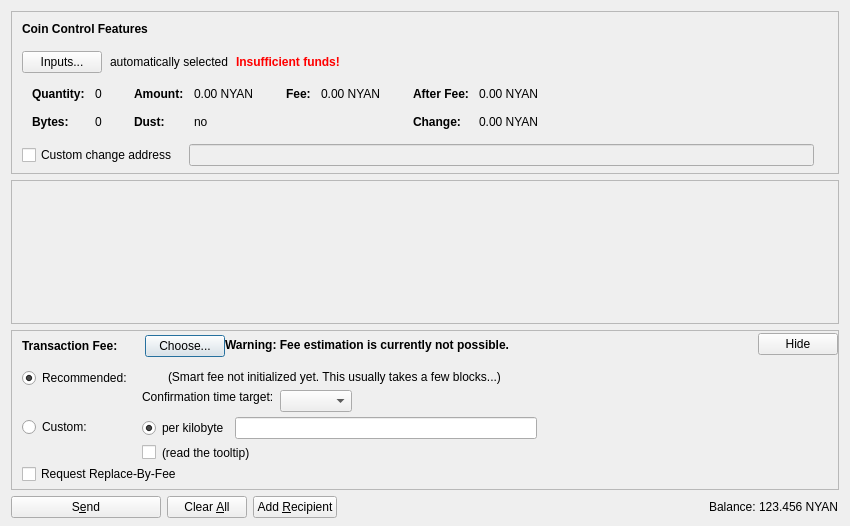
<?xml version="1.0" encoding="UTF-8"?>
<ui version="4.0">
 <class>SendCoinsDialog</class>
 <widget class="QDialog" name="SendCoinsDialog">
  <property name="geometry">
   <rect>
    <x>0</x>
    <y>0</y>
    <width>850</width>
    <height>526</height>
   </rect>
  </property>
  <property name="windowTitle">
   <string>Send Coins</string>
  </property>
  <layout class="QVBoxLayout" name="verticalLayout" stretch="0,1,0,0">
   <property name="bottomMargin">
    <number>8</number>
   </property>
   <item>
    <widget class="QFrame" name="frameCoinControl">
     <property name="sizePolicy">
      <sizepolicy hsizetype="Expanding" vsizetype="Expanding">
       <horstretch>0</horstretch>
       <verstretch>0</verstretch>
      </sizepolicy>
     </property>
     <property name="maximumSize">
      <size>
       <width>16777215</width>
       <height>16777215</height>
      </size>
     </property>
     <property name="frameShape">
      <enum>QFrame::StyledPanel</enum>
     </property>
     <property name="frameShadow">
      <enum>QFrame::Sunken</enum>
     </property>
     <layout class="QVBoxLayout" name="verticalLayoutCoinControl2">
      <property name="spacing">
       <number>0</number>
      </property>
      <property name="leftMargin">
       <number>0</number>
      </property>
      <property name="topMargin">
       <number>0</number>
      </property>
      <property name="rightMargin">
       <number>0</number>
      </property>
      <property name="bottomMargin">
       <number>6</number>
      </property>
      <item>
       <layout class="QVBoxLayout" name="verticalLayoutCoinControl" stretch="0,0,0,0,1">
        <property name="spacing">
         <number>0</number>
        </property>
        <property name="leftMargin">
         <number>10</number>
        </property>
        <property name="topMargin">
         <number>10</number>
        </property>
        <item>
         <layout class="QHBoxLayout" name="horizontalLayoutCoinControl1">
          <property name="bottomMargin">
           <number>15</number>
          </property>
          <item>
           <widget class="QLabel" name="labelCoinControlFeatures">
            <property name="sizePolicy">
             <sizepolicy hsizetype="Preferred" vsizetype="Maximum">
              <horstretch>0</horstretch>
              <verstretch>0</verstretch>
             </sizepolicy>
            </property>
            <property name="font">
             <font>
              <weight>75</weight>
              <bold>true</bold>
             </font>
            </property>
            <property name="styleSheet">
             <string notr="true">font-weight:bold;</string>
            </property>
            <property name="text">
             <string>Coin Control Features</string>
            </property>
           </widget>
          </item>
         </layout>
        </item>
        <item>
         <layout class="QHBoxLayout" name="horizontalLayoutCoinControl2" stretch="0,0,0,0">
          <property name="spacing">
           <number>8</number>
          </property>
          <property name="bottomMargin">
           <number>10</number>
          </property>
          <item>
           <widget class="QPushButton" name="pushButtonCoinControl">
            <property name="styleSheet">
             <string notr="true"/>
            </property>
            <property name="text">
             <string>Inputs...</string>
            </property>
            <property name="autoDefault">
             <bool>false</bool>
            </property>
           </widget>
          </item>
          <item>
           <widget class="QLabel" name="labelCoinControlAutomaticallySelected">
            <property name="text">
             <string>automatically selected</string>
            </property>
            <property name="margin">
             <number>5</number>
            </property>
           </widget>
          </item>
          <item>
           <widget class="QLabel" name="labelCoinControlInsuffFunds">
            <property name="font">
             <font>
              <weight>75</weight>
              <bold>true</bold>
             </font>
            </property>
            <property name="styleSheet">
             <string notr="true">color:red;font-weight:bold;</string>
            </property>
            <property name="text">
             <string>Insufficient funds!</string>
            </property>
            <property name="margin">
             <number>5</number>
            </property>
           </widget>
          </item>
          <item>
           <spacer name="horizontalSpacerCoinControl">
            <property name="orientation">
             <enum>Qt::Horizontal</enum>
            </property>
            <property name="sizeHint" stdset="0">
             <size>
              <width>40</width>
              <height>1</height>
             </size>
            </property>
           </spacer>
          </item>
         </layout>
        </item>
        <item>
         <widget class="QWidget" name="widgetCoinControl" native="true">
          <property name="sizePolicy">
           <sizepolicy hsizetype="Preferred" vsizetype="Preferred">
            <horstretch>0</horstretch>
            <verstretch>0</verstretch>
           </sizepolicy>
          </property>
          <property name="minimumSize">
           <size>
            <width>0</width>
            <height>0</height>
           </size>
          </property>
          <property name="styleSheet">
           <string notr="true"/>
          </property>
          <layout class="QHBoxLayout" name="horizontalLayoutCoinControl5">
           <property name="leftMargin">
            <number>0</number>
           </property>
           <property name="topMargin">
            <number>0</number>
           </property>
           <property name="rightMargin">
            <number>0</number>
           </property>
           <property name="bottomMargin">
            <number>0</number>
           </property>
           <item>
            <layout class="QHBoxLayout" name="horizontalLayoutCoinControl3" stretch="0,0,0,1">
             <property name="spacing">
              <number>20</number>
             </property>
             <property name="topMargin">
              <number>0</number>
             </property>
             <property name="bottomMargin">
              <number>10</number>
             </property>
             <item>
              <layout class="QFormLayout" name="formLayoutCoinControl1">
               <property name="horizontalSpacing">
                <number>10</number>
               </property>
               <property name="verticalSpacing">
                <number>14</number>
               </property>
               <property name="leftMargin">
                <number>10</number>
               </property>
               <property name="topMargin">
                <number>4</number>
               </property>
               <property name="rightMargin">
                <number>6</number>
               </property>
               <item row="0" column="0">
                <widget class="QLabel" name="labelCoinControlQuantityText">
                 <property name="font">
                  <font>
                   <weight>75</weight>
                   <bold>true</bold>
                  </font>
                 </property>
                 <property name="text">
                  <string>Quantity:</string>
                 </property>
                 <property name="margin">
                  <number>0</number>
                 </property>
                </widget>
               </item>
               <item row="0" column="1">
                <widget class="QLabel" name="labelCoinControlQuantity">
                 <property name="cursor">
                  <cursorShape>IBeamCursor</cursorShape>
                 </property>
                 <property name="contextMenuPolicy">
                  <enum>Qt::ActionsContextMenu</enum>
                 </property>
                 <property name="text">
                  <string notr="true">0</string>
                 </property>
                 <property name="margin">
                  <number>0</number>
                 </property>
                 <property name="textInteractionFlags">
                  <set>Qt::LinksAccessibleByMouse|Qt::TextSelectableByKeyboard|Qt::TextSelectableByMouse</set>
                 </property>
                </widget>
               </item>
               <item row="1" column="0">
                <widget class="QLabel" name="labelCoinControlBytesText">
                 <property name="font">
                  <font>
                   <weight>75</weight>
                   <bold>true</bold>
                  </font>
                 </property>
                 <property name="text">
                  <string>Bytes:</string>
                 </property>
                </widget>
               </item>
               <item row="1" column="1">
                <widget class="QLabel" name="labelCoinControlBytes">
                 <property name="cursor">
                  <cursorShape>IBeamCursor</cursorShape>
                 </property>
                 <property name="contextMenuPolicy">
                  <enum>Qt::ActionsContextMenu</enum>
                 </property>
                 <property name="text">
                  <string notr="true">0</string>
                 </property>
                 <property name="textInteractionFlags">
                  <set>Qt::LinksAccessibleByMouse|Qt::TextSelectableByKeyboard|Qt::TextSelectableByMouse</set>
                 </property>
                </widget>
               </item>
              </layout>
             </item>
             <item>
              <layout class="QFormLayout" name="formLayoutCoinControl2">
               <property name="horizontalSpacing">
                <number>10</number>
               </property>
               <property name="verticalSpacing">
                <number>14</number>
               </property>
               <property name="leftMargin">
                <number>6</number>
               </property>
               <property name="topMargin">
                <number>4</number>
               </property>
               <property name="rightMargin">
                <number>6</number>
               </property>
               <item row="0" column="0">
                <widget class="QLabel" name="labelCoinControlAmountText">
                 <property name="font">
                  <font>
                   <weight>75</weight>
                   <bold>true</bold>
                  </font>
                 </property>
                 <property name="text">
                  <string>Amount:</string>
                 </property>
                 <property name="margin">
                  <number>0</number>
                 </property>
                </widget>
               </item>
               <item row="0" column="1">
                <widget class="QLabel" name="labelCoinControlAmount">
                 <property name="cursor">
                  <cursorShape>IBeamCursor</cursorShape>
                 </property>
                 <property name="contextMenuPolicy">
                  <enum>Qt::ActionsContextMenu</enum>
                 </property>
                 <property name="text">
                  <string notr="true">0.00 NYAN</string>
                 </property>
                 <property name="textInteractionFlags">
                  <set>Qt::LinksAccessibleByMouse|Qt::TextSelectableByKeyboard|Qt::TextSelectableByMouse</set>
                 </property>
                </widget>
               </item>
               <item row="1" column="0">
                <widget class="QLabel" name="labelCoinControlLowOutputText">
                 <property name="font">
                  <font>
                   <weight>75</weight>
                   <bold>true</bold>
                  </font>
                 </property>
                 <property name="text">
                  <string>Dust:</string>
                 </property>
                </widget>
               </item>
               <item row="1" column="1">
                <widget class="QLabel" name="labelCoinControlLowOutput">
                 <property name="cursor">
                  <cursorShape>IBeamCursor</cursorShape>
                 </property>
                 <property name="contextMenuPolicy">
                  <enum>Qt::ActionsContextMenu</enum>
                 </property>
                 <property name="text">
                  <string notr="true">no</string>
                 </property>
                 <property name="textInteractionFlags">
                  <set>Qt::LinksAccessibleByMouse|Qt::TextSelectableByKeyboard|Qt::TextSelectableByMouse</set>
                 </property>
                </widget>
               </item>
              </layout>
             </item>
             <item>
              <layout class="QFormLayout" name="formLayoutCoinControl3">
               <property name="horizontalSpacing">
                <number>10</number>
               </property>
               <property name="verticalSpacing">
                <number>14</number>
               </property>
               <property name="leftMargin">
                <number>6</number>
               </property>
               <property name="topMargin">
                <number>4</number>
               </property>
               <property name="rightMargin">
                <number>6</number>
               </property>
               <item row="0" column="0">
                <widget class="QLabel" name="labelCoinControlFeeText">
                 <property name="font">
                  <font>
                   <weight>75</weight>
                   <bold>true</bold>
                  </font>
                 </property>
                 <property name="text">
                  <string>Fee:</string>
                 </property>
                 <property name="margin">
                  <number>0</number>
                 </property>
                </widget>
               </item>
               <item row="0" column="1">
                <widget class="QLabel" name="labelCoinControlFee">
                 <property name="cursor">
                  <cursorShape>IBeamCursor</cursorShape>
                 </property>
                 <property name="contextMenuPolicy">
                  <enum>Qt::ActionsContextMenu</enum>
                 </property>
                 <property name="text">
                  <string notr="true">0.00 NYAN</string>
                 </property>
                 <property name="textInteractionFlags">
                  <set>Qt::LinksAccessibleByMouse|Qt::TextSelectableByKeyboard|Qt::TextSelectableByMouse</set>
                 </property>
                </widget>
               </item>
              </layout>
             </item>
             <item>
              <layout class="QFormLayout" name="formLayoutCoinControl4">
               <property name="horizontalSpacing">
                <number>10</number>
               </property>
               <property name="verticalSpacing">
                <number>14</number>
               </property>
               <property name="leftMargin">
                <number>6</number>
               </property>
               <property name="topMargin">
                <number>4</number>
               </property>
               <property name="rightMargin">
                <number>6</number>
               </property>
               <item row="0" column="0">
                <widget class="QLabel" name="labelCoinControlAfterFeeText">
                 <property name="font">
                  <font>
                   <weight>75</weight>
                   <bold>true</bold>
                  </font>
                 </property>
                 <property name="text">
                  <string>After Fee:</string>
                 </property>
                 <property name="margin">
                  <number>0</number>
                 </property>
                </widget>
               </item>
               <item row="0" column="1">
                <widget class="QLabel" name="labelCoinControlAfterFee">
                 <property name="cursor">
                  <cursorShape>IBeamCursor</cursorShape>
                 </property>
                 <property name="contextMenuPolicy">
                  <enum>Qt::ActionsContextMenu</enum>
                 </property>
                 <property name="text">
                  <string notr="true">0.00 NYAN</string>
                 </property>
                 <property name="textInteractionFlags">
                  <set>Qt::LinksAccessibleByMouse|Qt::TextSelectableByKeyboard|Qt::TextSelectableByMouse</set>
                 </property>
                </widget>
               </item>
               <item row="1" column="0">
                <widget class="QLabel" name="labelCoinControlChangeText">
                 <property name="font">
                  <font>
                   <weight>75</weight>
                   <bold>true</bold>
                  </font>
                 </property>
                 <property name="text">
                  <string>Change:</string>
                 </property>
                </widget>
               </item>
               <item row="1" column="1">
                <widget class="QLabel" name="labelCoinControlChange">
                 <property name="cursor">
                  <cursorShape>IBeamCursor</cursorShape>
                 </property>
                 <property name="contextMenuPolicy">
                  <enum>Qt::ActionsContextMenu</enum>
                 </property>
                 <property name="text">
                  <string notr="true">0.00 NYAN</string>
                 </property>
                 <property name="textInteractionFlags">
                  <set>Qt::LinksAccessibleByMouse|Qt::TextSelectableByKeyboard|Qt::TextSelectableByMouse</set>
                 </property>
                </widget>
               </item>
              </layout>
             </item>
            </layout>
           </item>
          </layout>
         </widget>
        </item>
        <item>
         <layout class="QHBoxLayout" name="horizontalLayoutCoinControl4" stretch="0,0,0">
          <property name="spacing">
           <number>12</number>
          </property>
          <property name="sizeConstraint">
           <enum>QLayout::SetDefaultConstraint</enum>
          </property>
          <property name="topMargin">
           <number>5</number>
          </property>
          <property name="rightMargin">
           <number>5</number>
          </property>
          <item>
           <widget class="QCheckBox" name="checkBoxCoinControlChange">
            <property name="toolTip">
             <string>If this is activated, but the change address is empty or invalid, change will be sent to a newly generated address.</string>
            </property>
            <property name="text">
             <string>Custom change address</string>
            </property>
           </widget>
          </item>
          <item>
           <widget class="QValidatedLineEdit" name="lineEditCoinControlChange">
            <property name="enabled">
             <bool>false</bool>
            </property>
            <property name="sizePolicy">
             <sizepolicy hsizetype="Expanding" vsizetype="Fixed">
              <horstretch>0</horstretch>
              <verstretch>0</verstretch>
             </sizepolicy>
            </property>
           </widget>
          </item>
          <item>
           <widget class="QLabel" name="labelCoinControlChangeLabel">
            <property name="sizePolicy">
             <sizepolicy hsizetype="Preferred" vsizetype="Expanding">
              <horstretch>0</horstretch>
              <verstretch>0</verstretch>
             </sizepolicy>
            </property>
            <property name="minimumSize">
             <size>
              <width>0</width>
              <height>0</height>
             </size>
            </property>
            <property name="text">
             <string/>
            </property>
            <property name="margin">
             <number>3</number>
            </property>
           </widget>
          </item>
         </layout>
        </item>
        <item>
         <spacer name="verticalSpacerCoinControl">
          <property name="orientation">
           <enum>Qt::Vertical</enum>
          </property>
          <property name="sizeHint" stdset="0">
           <size>
            <width>800</width>
            <height>1</height>
           </size>
          </property>
         </spacer>
        </item>
       </layout>
      </item>
     </layout>
    </widget>
   </item>
   <item>
    <widget class="QScrollArea" name="scrollArea">
     <property name="widgetResizable">
      <bool>true</bool>
     </property>
     <widget class="QWidget" name="scrollAreaWidgetContents">
      <property name="geometry">
       <rect>
        <x>0</x>
        <y>0</y>
        <width>830</width>
        <height>104</height>
       </rect>
      </property>
      <layout class="QVBoxLayout" name="verticalLayout_2" stretch="0,1">
       <property name="leftMargin">
        <number>0</number>
       </property>
       <property name="topMargin">
        <number>0</number>
       </property>
       <property name="rightMargin">
        <number>0</number>
       </property>
       <property name="bottomMargin">
        <number>0</number>
       </property>
       <item>
        <layout class="QVBoxLayout" name="entries">
         <property name="spacing">
          <number>6</number>
         </property>
        </layout>
       </item>
       <item>
        <spacer name="verticalSpacer">
         <property name="orientation">
          <enum>Qt::Vertical</enum>
         </property>
         <property name="sizeHint" stdset="0">
          <size>
           <width>20</width>
           <height>40</height>
          </size>
         </property>
        </spacer>
       </item>
      </layout>
     </widget>
    </widget>
   </item>
   <item>
    <widget class="QFrame" name="frameFee">
     <property name="sizePolicy">
      <sizepolicy hsizetype="Expanding" vsizetype="Expanding">
       <horstretch>0</horstretch>
       <verstretch>0</verstretch>
      </sizepolicy>
     </property>
     <property name="maximumSize">
      <size>
       <width>16777215</width>
       <height>16777215</height>
      </size>
     </property>
     <property name="frameShape">
      <enum>QFrame::StyledPanel</enum>
     </property>
     <property name="frameShadow">
      <enum>QFrame::Sunken</enum>
     </property>
     <layout class="QVBoxLayout" name="verticalLayoutFee1">
      <property name="spacing">
       <number>0</number>
      </property>
      <property name="leftMargin">
       <number>0</number>
      </property>
      <property name="topMargin">
       <number>0</number>
      </property>
      <property name="rightMargin">
       <number>0</number>
      </property>
      <property name="bottomMargin">
       <number>0</number>
      </property>
      <item>
       <layout class="QVBoxLayout" name="verticalLayoutFee2" stretch="0,0,0">
        <property name="spacing">
         <number>0</number>
        </property>
        <property name="leftMargin">
         <number>10</number>
        </property>
        <property name="topMargin">
         <number>0</number>
        </property>
        <item>
         <layout class="QHBoxLayout" name="horizontalLayoutFee1">
          <property name="bottomMargin">
           <number>0</number>
          </property>
          <item>
           <layout class="QVBoxLayout" name="verticalLayoutFee7">
            <property name="spacing">
             <number>0</number>
            </property>
            <item>
             <spacer name="verticalSpacerSmartFee">
              <property name="orientation">
               <enum>Qt::Vertical</enum>
              </property>
              <property name="sizeType">
               <enum>QSizePolicy::Fixed</enum>
              </property>
              <property name="sizeHint" stdset="0">
               <size>
                <width>1</width>
                <height>4</height>
               </size>
              </property>
             </spacer>
            </item>
            <item>
             <layout class="QHBoxLayout" name="horizontalLayoutSmartFee">
              <property name="spacing">
               <number>10</number>
              </property>
              <item>
               <widget class="QLabel" name="labelFeeHeadline">
                <property name="sizePolicy">
                 <sizepolicy hsizetype="Preferred" vsizetype="Maximum">
                  <horstretch>0</horstretch>
                  <verstretch>0</verstretch>
                 </sizepolicy>
                </property>
                <property name="font">
                 <font>
                  <weight>75</weight>
                  <bold>true</bold>
                 </font>
                </property>
                <property name="styleSheet">
                 <string notr="true">font-weight:bold;</string>
                </property>
                <property name="text">
                 <string>Transaction Fee:</string>
                </property>
               </widget>
              </item>
              <item>
               <widget class="QLabel" name="labelFeeMinimized">
                <property name="text">
                 <string/>
                </property>
               </widget>
              </item>
              <item>
               <widget class="QPushButton" name="buttonChooseFee">
                <property name="text">
                 <string>Choose...</string>
                </property>
               </widget>
              </item>
             </layout>
            </item>
            <item>
             <spacer name="verticalSpacer_5">
              <property name="orientation">
               <enum>Qt::Vertical</enum>
              </property>
              <property name="sizeHint" stdset="0">
               <size>
                <width>1</width>
                <height>1</height>
               </size>
              </property>
             </spacer>
            </item>
           </layout>
          </item>
          <item>
           <widget class="QLabel" name="fallbackFeeWarningLabel">
            <property name="toolTip">
             <string>Using the fallbackfee can result in sending a transaction that will take several hours or days (or never) to confirm. Consider choosing your fee manually or wait until you have validated the complete chain.</string>
            </property>
            <property name="font">
            <font>
                <weight>75</weight>
                <bold>true</bold>
            </font>
            </property>
            <property name="text">
             <string>Warning: Fee estimation is currently not possible.</string>
            </property>
            <property name="wordWrap">
             <bool>false</bool>
            </property>
           </widget>
          </item>
          <item>
           <spacer name="horizontalSpacer_4">
            <property name="orientation">
             <enum>Qt::Horizontal</enum>
            </property>
            <property name="sizeType">
             <enum>QSizePolicy::MinimumExpanding</enum>
            </property>
            <property name="sizeHint" stdset="0">
             <size>
              <width>40</width>
              <height>20</height>
             </size>
            </property>
           </spacer>
          </item>
          <item>
           <widget class="QPushButton" name="buttonMinimizeFee">
            <property name="toolTip">
             <string>collapse fee-settings</string>
            </property>
            <property name="text">
             <string>Hide</string>
            </property>
           </widget>
          </item>
         </layout>
        </item>
        <item>
         <widget class="QFrame" name="frameFeeSelection">
          <layout class="QVBoxLayout" name="verticalLayoutFee12">
           <property name="spacing">
            <number>0</number>
           </property>
           <property name="leftMargin">
            <number>0</number>
           </property>
           <property name="topMargin">
            <number>0</number>
           </property>
           <property name="rightMargin">
            <number>0</number>
           </property>
           <property name="bottomMargin">
            <number>0</number>
           </property>
           <item>
            <layout class="QGridLayout" name="gridLayoutFee">
             <property name="topMargin">
              <number>10</number>
             </property>
             <property name="bottomMargin">
              <number>4</number>
             </property>
             <property name="horizontalSpacing">
              <number>10</number>
             </property>
             <property name="verticalSpacing">
              <number>4</number>
             </property>
             <item row="1" column="1">
              <layout class="QVBoxLayout" name="verticalLayoutFee8">
               <property name="spacing">
                <number>6</number>
               </property>
               <item>
                <layout class="QHBoxLayout" name="horizontalLayoutFee13">
                 <item>
                  <widget class="QRadioButton" name="radioCustomPerKilobyte">
                   <property name="toolTip">
                    <string>If the custom fee is set to 1000 satoshis and the transaction is only 250 bytes, then &quot;per kilobyte&quot; only pays 250 satoshis in fee, while &quot;total at least&quot; pays 1000 satoshis. For transactions bigger than a kilobyte both pay by kilobyte.</string>
                   </property>
                   <property name="text">
                    <string>per kilobyte</string>
                   </property>
                   <property name="checked">
                    <bool>true</bool>
                   </property>
                   <attribute name="buttonGroup">
                    <string notr="true">groupCustomFee</string>
                   </attribute>
                  </widget>
                 </item>
                 <item>
                  <widget class="BitcoinAmountField" name="customFee"/>
                 </item>
                 <item>
                  <spacer name="horizontalSpacer_6">
                   <property name="orientation">
                    <enum>Qt::Horizontal</enum>
                   </property>
                   <property name="sizeHint" stdset="0">
                    <size>
                     <width>1</width>
                     <height>1</height>
                    </size>
                   </property>
                  </spacer>
                 </item>
                </layout>
               </item>
               <item>
                <layout class="QHBoxLayout" name="horizontalLayoutFee8">
                 <item>
                  <widget class="QCheckBox" name="checkBoxMinimumFee">
                   <property name="toolTip">
                    <string>Paying only the minimum fee is just fine as long as there is less transaction volume than space in the blocks. But be aware that this can end up in a never confirming transaction once there is more demand for NyanCoin transactions than the network can process.</string>
                   </property>
                   <property name="text">
                    <string/>
                   </property>
                  </widget>
                 </item>
                 <item>
                  <widget class="QLabel" name="labelMinFeeWarning">
                   <property name="enabled">
                    <bool>true</bool>
                   </property>
                   <property name="toolTip">
                    <string>Paying only the minimum fee is just fine as long as there is less transaction volume than space in the blocks. But be aware that this can end up in a never confirming transaction once there is more demand for NyanCoin transactions than the network can process.</string>
                   </property>
                   <property name="text">
                    <string>(read the tooltip)</string>
                   </property>
                   <property name="margin">
                    <number>5</number>
                   </property>
                  </widget>
                 </item>
                 <item>
                  <spacer name="horizontalSpacer_2">
                   <property name="orientation">
                    <enum>Qt::Horizontal</enum>
                   </property>
                   <property name="sizeHint" stdset="0">
                    <size>
                     <width>1</width>
                     <height>1</height>
                    </size>
                   </property>
                  </spacer>
                 </item>
                </layout>
               </item>
              </layout>
             </item>
             <item row="0" column="0">
              <layout class="QVBoxLayout" name="verticalLayoutFee4" stretch="0,1">
               <item>
                <widget class="QRadioButton" name="radioSmartFee">
                 <property name="text">
                  <string>Recommended:</string>
                 </property>
                 <property name="checked">
                  <bool>true</bool>
                 </property>
                 <attribute name="buttonGroup">
                  <string notr="true">groupFee</string>
                 </attribute>
                </widget>
               </item>
               <item>
                <spacer name="verticalSpacer_2">
                 <property name="orientation">
                  <enum>Qt::Vertical</enum>
                 </property>
                 <property name="sizeHint" stdset="0">
                  <size>
                   <width>1</width>
                   <height>1</height>
                  </size>
                 </property>
                </spacer>
               </item>
              </layout>
             </item>
             <item row="1" column="0">
              <layout class="QVBoxLayout" name="verticalLayoutFee9" stretch="0,1">
               <item>
                <widget class="QRadioButton" name="radioCustomFee">
                 <property name="text">
                  <string>Custom:</string>
                 </property>
                 <attribute name="buttonGroup">
                  <string notr="true">groupFee</string>
                 </attribute>
                </widget>
               </item>
               <item>
                <spacer name="verticalSpacer_6">
                 <property name="orientation">
                  <enum>Qt::Vertical</enum>
                 </property>
                 <property name="sizeHint" stdset="0">
                  <size>
                   <width>1</width>
                   <height>1</height>
                  </size>
                 </property>
                </spacer>
               </item>
              </layout>
             </item>
             <item row="0" column="1">
              <layout class="QVBoxLayout" name="verticalLayoutFee3" stretch="0,0,1">
               <property name="spacing">
                <number>6</number>
               </property>
               <property name="topMargin">
                <number>2</number>
               </property>
               <item>
                <layout class="QHBoxLayout" name="horizontalLayoutFee12">
                 <item>
                  <widget class="QLabel" name="labelSmartFee">
                   <property name="text">
                    <string/>
                   </property>
                   <property name="margin">
                    <number>2</number>
                   </property>
                  </widget>
                 </item>
                 <item>
                  <widget class="QLabel" name="labelFeeEstimation">
                   <property name="text">
                    <string/>
                   </property>
                  </widget>
                 </item>
                 <item>
                  <widget class="QLabel" name="labelSmartFee2">
                   <property name="text">
                    <string>(Smart fee not initialized yet. This usually takes a few blocks...)</string>
                   </property>
                   <property name="margin">
                    <number>2</number>
                   </property>
                  </widget>
                 </item>
                 <item>
                  <spacer name="horizontalSpacer_5">
                   <property name="orientation">
                    <enum>Qt::Horizontal</enum>
                   </property>
                   <property name="sizeHint" stdset="0">
                    <size>
                     <width>1</width>
                     <height>1</height>
                    </size>
                   </property>
                  </spacer>
                 </item>
                </layout>
               </item>
               <item>
                <layout class="QHBoxLayout" name="horizontalLayoutFee9">
                 <item>
                  <layout class="QVBoxLayout" name="verticalLayoutFee6">
                   <item>
                    <widget class="QLabel" name="labelSmartFee3">
                     <property name="text">
                      <string>Confirmation time target:</string>
                     </property>
                     <property name="margin">
                      <number>2</number>
                     </property>
                    </widget>
                   </item>
                   <item>
                    <spacer name="verticalSpacer_3">
                     <property name="orientation">
                      <enum>Qt::Vertical</enum>
                     </property>
                     <property name="sizeHint" stdset="0">
                      <size>
                       <width>1</width>
                       <height>1</height>
                      </size>
                     </property>
                    </spacer>
                   </item>
                  </layout>
                 </item>
                 <item>
                  <layout class="QVBoxLayout" name="verticalLayoutFee5">
                   <property name="rightMargin">
                    <number>30</number>
                   </property>
                   <item>
                    <layout class="QHBoxLayout" name="horizontalLayoutConfTarget">
                     <property name="bottomMargin">
                      <number>0</number>
                     </property>
                     <item>
                      <widget class="QComboBox" name="confTargetSelector"/>
                     </item>
                     <item>
                      <spacer name="horizontalSpacerConfTarget">
                       <property name="orientation">
                        <enum>Qt::Horizontal</enum>
                       </property>
                       <property name="sizeHint" stdset="0">
                        <size>
                         <width>40</width>
                         <height>20</height>
                        </size>
                       </property>
                      </spacer>
                     </item>
                    </layout>
                   </item>
                  </layout>
                 </item>
                </layout>
               </item>
               <item>
                <spacer name="verticalSpacer_4">
                 <property name="orientation">
                  <enum>Qt::Vertical</enum>
                 </property>
                 <property name="sizeHint" stdset="0">
                  <size>
                   <width>1</width>
                   <height>1</height>
                  </size>
                 </property>
                </spacer>
               </item>
              </layout>
             </item>
            </layout>
           </item>
           <item>
            <widget class="QCheckBox" name="optInRBF">
             <property name="text">
              <string>Request Replace-By-Fee</string>
             </property>
             <property name="toolTip">
              <string>Indicates that the sender may wish to replace this transaction with a new one paying higher fees (prior to being confirmed).</string>
             </property>
            </widget>
           </item>
          </layout>
         </widget>
        </item>
        <item>
         <spacer name="verticalSpacerFee">
          <property name="orientation">
           <enum>Qt::Vertical</enum>
          </property>
          <property name="sizeHint" stdset="0">
           <size>
            <width>40</width>
            <height>5</height>
           </size>
          </property>
         </spacer>
        </item>
       </layout>
      </item>
     </layout>
    </widget>
   </item>
   <item>
    <layout class="QHBoxLayout" name="horizontalLayout">
     <item>
      <widget class="QPushButton" name="sendButton">
       <property name="minimumSize">
        <size>
         <width>150</width>
         <height>0</height>
        </size>
       </property>
       <property name="toolTip">
        <string>Confirm the send action</string>
       </property>
       <property name="text">
        <string>S&amp;end</string>
       </property>
       <property name="icon">
        <iconset resource="../bitcoin.qrc">
         <normaloff>:/icons/send</normaloff>:/icons/send</iconset>
       </property>
       <property name="autoDefault">
        <bool>false</bool>
       </property>
       <property name="default">
        <bool>false</bool>
       </property>
      </widget>
     </item>
     <item>
      <widget class="QPushButton" name="clearButton">
       <property name="sizePolicy">
        <sizepolicy hsizetype="Minimum" vsizetype="Fixed">
         <horstretch>0</horstretch>
         <verstretch>0</verstretch>
        </sizepolicy>
       </property>
       <property name="toolTip">
        <string>Clear all fields of the form.</string>
       </property>
       <property name="text">
        <string>Clear &amp;All</string>
       </property>
       <property name="icon">
        <iconset resource="../bitcoin.qrc">
         <normaloff>:/icons/remove</normaloff>:/icons/remove</iconset>
       </property>
       <property name="autoDefault">
        <bool>false</bool>
       </property>
      </widget>
     </item>
     <item>
      <widget class="QPushButton" name="addButton">
       <property name="toolTip">
        <string>Send to multiple recipients at once</string>
       </property>
       <property name="text">
        <string>Add &amp;Recipient</string>
       </property>
       <property name="icon">
        <iconset resource="../bitcoin.qrc">
         <normaloff>:/icons/add</normaloff>:/icons/add</iconset>
       </property>
       <property name="autoDefault">
        <bool>false</bool>
       </property>
      </widget>
     </item>
     <item>
      <spacer name="horizontalSpacer">
       <property name="orientation">
        <enum>Qt::Horizontal</enum>
       </property>
       <property name="sizeHint" stdset="0">
        <size>
         <width>40</width>
         <height>20</height>
        </size>
       </property>
      </spacer>
     </item>
     <item>
      <layout class="QHBoxLayout" name="horizontalLayout_2">
       <property name="spacing">
        <number>3</number>
       </property>
       <item>
        <widget class="QLabel" name="label">
         <property name="sizePolicy">
          <sizepolicy hsizetype="Preferred" vsizetype="Fixed">
           <horstretch>0</horstretch>
           <verstretch>0</verstretch>
          </sizepolicy>
         </property>
         <property name="text">
          <string>Balance:</string>
         </property>
        </widget>
       </item>
       <item>
        <widget class="QLabel" name="labelBalance">
         <property name="sizePolicy">
          <sizepolicy hsizetype="Preferred" vsizetype="Fixed">
           <horstretch>0</horstretch>
           <verstretch>0</verstretch>
          </sizepolicy>
         </property>
         <property name="cursor">
          <cursorShape>IBeamCursor</cursorShape>
         </property>
         <property name="text">
          <string notr="true">123.456 NYAN</string>
         </property>
         <property name="textInteractionFlags">
          <set>Qt::LinksAccessibleByMouse|Qt::TextSelectableByKeyboard|Qt::TextSelectableByMouse</set>
         </property>
        </widget>
       </item>
      </layout>
     </item>
    </layout>
   </item>
  </layout>
 </widget>
 <customwidgets>
  <customwidget>
   <class>QValidatedLineEdit</class>
   <extends>QLineEdit</extends>
   <header>qvalidatedlineedit.h</header>
  </customwidget>
  <customwidget>
   <class>BitcoinAmountField</class>
   <extends>QLineEdit</extends>
   <header>bitcoinamountfield.h</header>
   <container>1</container>
  </customwidget>
 </customwidgets>
 <resources>
  <include location="../bitcoin.qrc"/>
 </resources>
 <connections/>
 <buttongroups>
  <buttongroup name="groupFee"/>
  <buttongroup name="groupCustomFee"/>
 </buttongroups>
</ui>
